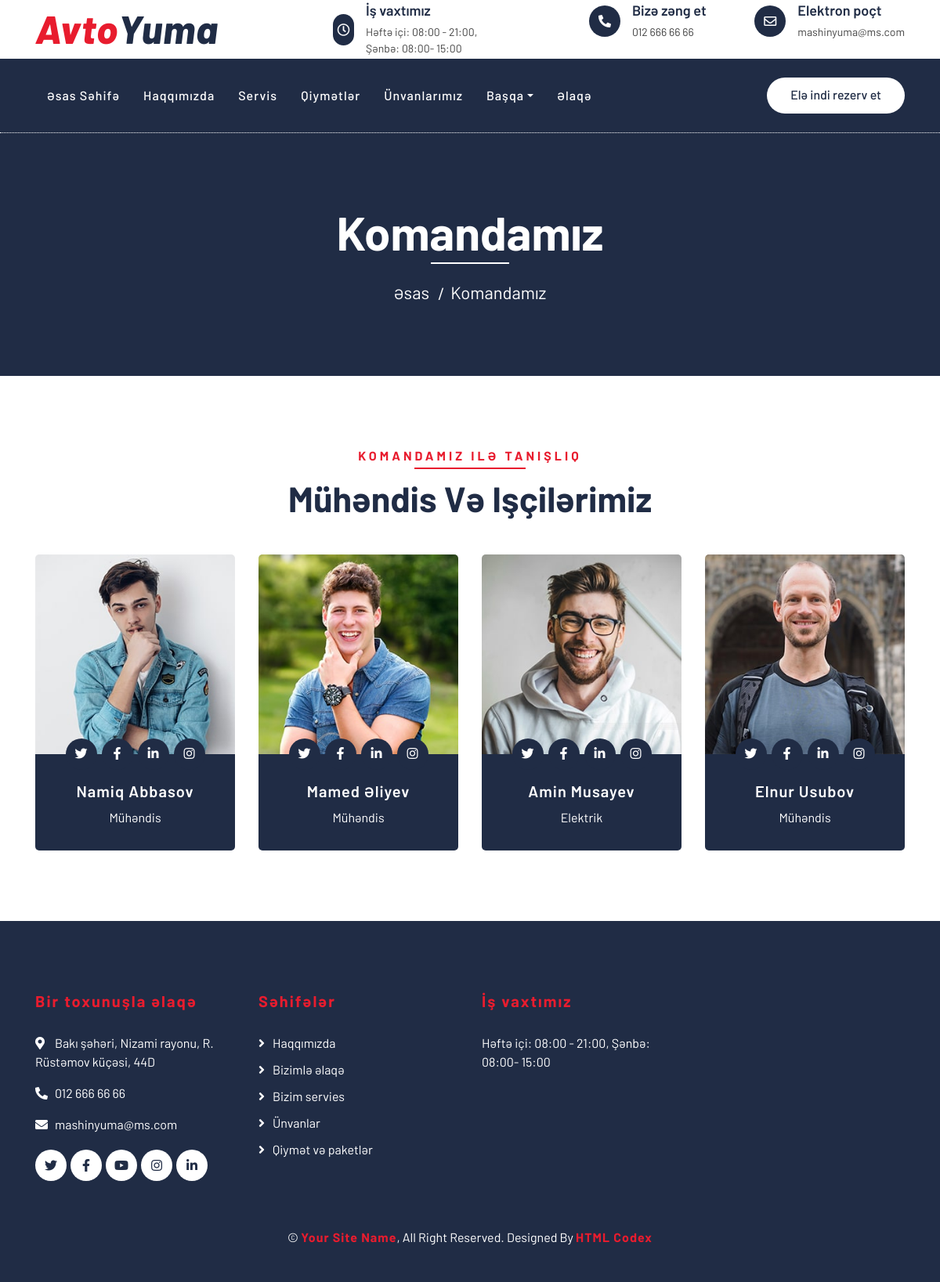
The page /teammates/ on the database its author committed.
### pages/models.py (models this page shows, shortened)
class Location(models.Model):
    title = models.CharField(max_length=100,verbose_name="Başlıq")
    location = models.TextField(verbose_name="Ünvan")
    phone = models.CharField(max_length=100,verbose_name="Telefon")
    is_main = models.BooleanField(default=False,verbose_name="Əsas ünvan")
    email = models.EmailField(blank=True)
    open_hour = models.CharField(max_length=100, verbose_name="İş saatı:",blank=True)
    status = models.CharField(choices=STATUS,max_length=100)
    facebook = models.CharField(max_length=1000,blank=True)
    twitter = models.CharField(max_length=1000,blank=True)
    instagram = models.CharField(max_length=1000,blank=True)
    youtube = models.CharField(max_length=1000,blank=True)
    linkedin = models.CharField(max_length=1000,blank=True)
    created_date = models.DateTimeField(auto_now_add=True)
    class Meta:
        verbose_name = "Ünvan və parametr"
        verbose_name_plural = "Ünvan və parametrlər"

class Teams(models.Model):
    name = models.CharField(max_length=100,verbose_name="Ad Soyad")
    job = models.CharField(max_length=100,verbose_name="İş")
    image= models.ImageField(upload_to = "teams")
    facebook = models.CharField(max_length=1000, blank=True)
    instagram = models.CharField(max_length=1000, blank=True)
    twitter = models.CharField(max_length=1000, blank=True)
    instagram = models.CharField(max_length=1000, blank=True)
    linkedin = models.CharField(max_length=1000, blank=True)
    created_date = models.DateTimeField(auto_now_add=True)
    class Meta:
        verbose_name = "Komanda"
        verbose_name_plural = "Komandalar"

### pages/views.py (the view)
# urls.py: path('teammates/',views.teammate, name="teammates"),
def teammate(request):
    teams = Teams.objects.all()
    context = {
        "teams":teams,
    }
    return render(request,"pages/teammate.html",context)

### pages/context_processor.py (called while the page is built)
def about(request):
    about = About.objects.get()
    context = {
        "about":about,
    }
    return context

def location(request):
    settings = Location.objects.get(is_main =True)
    context = {
        "settings":settings,
    }
    return context

### templates/pages/teammate.html (shortened to what this page needs)
{% extends "base.html" %}
{% block body %}
     <div class="page-header">
        <div class="container">
            <div class="row">
                <div class="col-12">
                    <h2>Komandamız</h2>
                </div>
                <div class="col-12">
                    <a href="{% url 'pages:index' %}">Əsas</a>
                    <a href="">Komandamız</a>
                </div>
            </div>
        </div>
    </div>
    <div class="team">
        <div class="container">
            <div class="section-header text-center">
                <p>Komandamız ilə tanışlıq</p>
                <h2>Mühəndis və işçilərimiz</h2>
            </div>
            <div class="row">
                {% for team in teams  %}
                <div class="col-lg-3 col-md-6">
                    <div class="team-item">
                        <div class="team-img">
                            <img src="{{team.image.url}}" alt="Team Image">
                        </div>
                        <div class="team-text">
                            <h2>{{team.name}}</h2>
                            <p>{{team.job}}</p>
                            <div class="team-social">
                                <a href="{{team.facebook}}"><i class="fab fa-twitter"></i></a>
                                <a href="{{team.instagram}}"><i class="fab fa-facebook-f"></i></a>
                                <a href="{team.twitter}}"><i class="fab fa-linkedin-in"></i></a>
                                <a href="{{team.linkedin}}"><i class="fab fa-instagram"></i></a>
                            </div>
                        </div>
                    </div>
                </div>
                {% endfor %}
            </div>
        </div>
    </div>
{% endblock body %}

### templates/includes/navbar.html (shortened to what this page needs)
     <div class="top-bar">
        <div class="container">
            <div class="row align-items-center">
                <div class="col-lg-4 col-md-12">
                    <div class="logo">
                        <a href="{% url 'pages:index' %}">
                            <h1>Avto<span>Yuma</span></h1>
                        </a>
                    </div>
                </div>
                <div class="col-lg-8 col-md-7 d-none d-lg-block">
                    <div class="row">
                        <div class="col-4">
                            <div class="top-bar-item">
                                <div class="top-bar-icon">
                                    <i class="far fa-clock"></i>
                                </div>
                                <div class="top-bar-text">
                                    <h3>İş vaxtımız</h3>
                                    <p>{{settings.open_hour}}</p>
                                </div>
                            </div>
                        </div>
                        <div class="col-4">
                            <div class="top-bar-item">
                                <div class="top-bar-icon">
                                    <i class="fa fa-phone-alt"></i>
                                </div>
                                <div class="top-bar-text">
                                    <h3>Bizə zəng et</h3>
                                    <p>{{settings.phone}}</p>
                                </div>
                            </div>
                        </div>
                        <div class="col-4">
                            <div class="top-bar-item">
                                <div class="top-bar-icon">
                                    <i class="far fa-envelope"></i>
                                </div>
                                <div class="top-bar-text">
                                    <h3>Elektron poçt</h3>
                                    <p>{{settings.email}}</p>
                                </div>
                            </div>
                        </div>
                    </div>
                </div>
            </div>
        </div>
    </div>
    <div class="nav-bar">
        <div class="container">
            <nav class="navbar navbar-expand-lg bg-dark navbar-dark">
                <div class="collapse navbar-collapse justify-content-between" id="navbarCollapse">
                    <div class="navbar-nav mr-auto">
                        {% if 'index' in request.path or '/' == request.path %}
                        <a href="{% url 'pages:index' %}" class="nav-item nav-link active">Əsas Səhifə</a>
                        {% else %}
                        <a href="{% url 'pages:index' %}" class="nav-item nav-link">Əsas Səhifə</a>
                        {% endif %}
                        {% if "about" in request.path %}
                        <a href="{% url 'pages:about' %}" class="nav-item nav-link active">Haqqımızda</a>
                        {% else %}
                        <a href="{% url 'pages:about' %}" class="nav-item nav-link">Haqqımızda</a>
                        {% endif %}
                        {% if "service" in request.path %}
                        <a href="{% url 'pages:services' %}" class="nav-item nav-link active">Servis</a>
                        {% else %}
                        <a href="{% url 'pages:services' %}" class="nav-item nav-link">Servis</a>
                        {% endif %}
                        {% if "price" in request.path %}
                        <a href="{% url 'pages:price' %}" class="nav-item nav-link active">Qiymətlər</a>
                        {% else %}
                        <a href="{% url 'pages:price' %}" class="nav-item nav-link">Qiymətlər</a>
                        {% endif %}
                        {% if "washingpoints" in request.path %}
                        <a href="{% url 'pages:washingpoints' %}" class="nav-item nav-link active">Ünvanlarımız</a>
                        {% else %}
                        <a href="{% url 'pages:washingpoints' %}" class="nav-item nav-link">Ünvanlarımız</a>
                        {% endif %}
                        <div class="nav-item dropdown">
                            <a href="#" class="nav-link dropdown-toggle" data-toggle="dropdown">Başqa</a>
                        </div>
                        {% if 'contact' in request.path %}
                        <a href="{% url 'pages:contact' %}" class="nav-item nav-link active">Əlaqə</a>
                        {% else %}
                        <a href="{% url 'pages:contact' %}" class="nav-item nav-link">Əlaqə</a>
                        {% endif %}
                    </div>
                    <div class="ml-auto">
                        <a class="btn btn-custom" href="{% url 'pages:washingpoints' %}">Elə indi rezerv et</a>
                    </div>
                </div>
            </nav>
        </div>
    </div>

### templates/includes/footer.html (shortened to what this page needs)
{% load static %}
        <div class="footer">
            <div class="container">
                <div class="row">
                    <div class="col-lg-3 col-md-6">
                        <div class="footer-contact">
                            <h2>Bir toxunuşla əlaqə</h2>
                            <p><i class="fa fa-map-marker-alt"></i>{{settings.location}}</p>
                            <p><i class="fa fa-phone-alt"></i>{{settings.phone}}</p>
                            <p><i class="fa fa-envelope"></i>{{settings.email}}</p>
                            <div class="footer-social">
                                <a class="btn" href="{{settings.twitter}}"><i class="fab fa-twitter"></i></a>
                                <a class="btn" href="{{settings.facebook}}"><i class="fab fa-facebook-f"></i></a>
                                <a class="btn" href="{{settings.youtube}}"><i class="fab fa-youtube"></i></a>
                                <a class="btn" href="{{settings.instagram}}"><i class="fab fa-instagram"></i></a>
                                <a class="btn" href="{{settings.linkedin}}"><i class="fab fa-linkedin-in"></i></a>
                            </div>
                        </div>
                    </div>
                    <div class="col-lg-3 col-md-6">
                        <div class="footer-link">
                            <h2>Səhifələr</h2>
                            <a href="{% url 'pages:about' %}">Haqqımızda</a>
                            <a href="{% url 'pages:contact' %}">Bizimlə əlaqə</a>
                            <a href="{% url 'pages:services' %}">Bizim servies</a>
                            <a href="{% url 'pages:washingpoints'  %}">Ünvanlar</a>
                            <a href="{% url 'pages:price' %}">Qiymət və paketlər</a>
                        </div>
                    </div>
                    <div class="col-lg-3 col-md-6">
                        <div class="footer-link">
                            <h2>İş vaxtımız</h2>
                            {{settings.open_hour}}
                        </div>
                    </div>
                    <div class="col-lg-3 col-md-6">
                    </div>
                </div>
            </div>
            <div class="container copyright">
                <p>&copy; <a href="#">Your Site Name</a>, All Right Reserved. Designed By <a href="https://htmlcodex.com">HTML Codex</a></p>
            </div>
        </div>

### rows shown on the page
Location: open_hour "Həftə içi: 08:00 - 21:00, Şənbə: 08:00- 15:00", phone "012 666 66 66", email "mashinyuma@ms.com", location "Bakı şəhəri, Nizami rayonu, R. Rüstəmov küçəsi, 44D"
Teams: image (picture), name "Namiq Abbasov", job "Mühəndis"
Teams: image (picture), name "Mamed Əliyev", job "Mühəndis"
Teams: image (picture), name "Amin Musayev", job "Elektrik"
Teams: image (picture), name "Elnur Usubov", job "Mühəndis"
